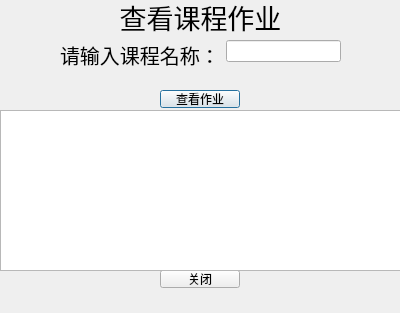
<?xml version="1.0" encoding="UTF-8"?>
<ui version="4.0">
 <class>SeeHomework</class>
 <widget class="QDialog" name="SeeHomework">
  <property name="geometry">
   <rect>
    <x>0</x>
    <y>0</y>
    <width>400</width>
    <height>313</height>
   </rect>
  </property>
  <property name="windowTitle">
   <string>Dialog</string>
  </property>
  <widget class="QWidget" name="formLayoutWidget">
   <property name="geometry">
    <rect>
     <x>60</x>
     <y>40</y>
     <width>281</width>
     <height>48</height>
    </rect>
   </property>
   <layout class="QFormLayout" name="formLayout_2">
    <item row="0" column="0">
     <widget class="QLabel" name="label_2">
      <property name="font">
       <font>
        <pointsize>15</pointsize>
       </font>
      </property>
      <property name="text">
       <string>请输入课程名称：</string>
      </property>
     </widget>
    </item>
    <item row="0" column="1">
     <widget class="QLineEdit" name="lineEdit_2"/>
    </item>
   </layout>
  </widget>
  <widget class="QPushButton" name="pushButton_2">
   <property name="geometry">
    <rect>
     <x>160</x>
     <y>90</y>
     <width>80</width>
     <height>18</height>
    </rect>
   </property>
   <property name="text">
    <string>查看作业</string>
   </property>
  </widget>
  <widget class="QPushButton" name="pushButton">
   <property name="geometry">
    <rect>
     <x>160</x>
     <y>270</y>
     <width>80</width>
     <height>18</height>
    </rect>
   </property>
   <property name="text">
    <string>关闭</string>
   </property>
  </widget>
  <widget class="QLabel" name="label">
   <property name="geometry">
    <rect>
     <x>0</x>
     <y>1</y>
     <width>401</width>
     <height>31</height>
    </rect>
   </property>
   <property name="font">
    <font>
     <pointsize>20</pointsize>
    </font>
   </property>
   <property name="text">
    <string>查看课程作业</string>
   </property>
   <property name="alignment">
    <set>Qt::AlignCenter</set>
   </property>
  </widget>
  <widget class="QTextBrowser" name="textBrowser">
   <property name="geometry">
    <rect>
     <x>0</x>
     <y>110</y>
     <width>401</width>
     <height>161</height>
    </rect>
   </property>
  </widget>
 </widget>
 <resources/>
 <connections>
  <connection>
   <sender>pushButton</sender>
   <signal>clicked()</signal>
   <receiver>SeeHomework</receiver>
   <slot>close()</slot>
   <hints>
    <hint type="sourcelabel">
     <x>199</x>
     <y>278</y>
    </hint>
    <hint type="destinationlabel">
     <x>199</x>
     <y>156</y>
    </hint>
   </hints>
  </connection>
 </connections>
</ui>
